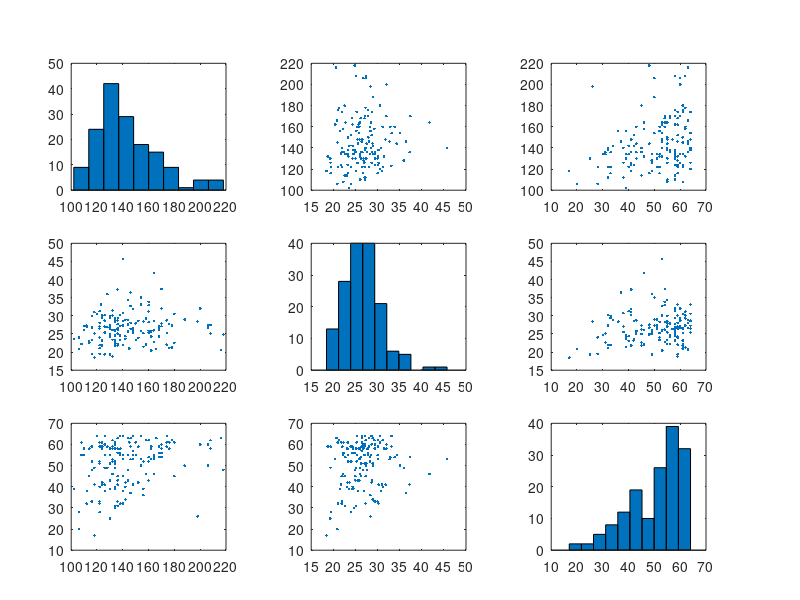

The MATLAB script that drew this image:
clear all;
clc;
load heart; 
size(heart);
hearts=[];
nohearts=[];
%%%%%%%%%%%%%%%%%%%%%%%%%5
for i=1:452
  if(heart(i,5)==1)
    hearts=[hearts;heart(i,:)];
  end
  if(heart(i,5)==0)
    nohearts=[nohearts;heart(i,:)];
  end
end
prision=hearts(:,1);
masita=hearts(:,3);
edad=hearts(:,4);
nosanos=[prision,masita,edad]

prisionNo=nohearts(:,1);
masitaNo=nohearts(:,3);
edadNo=nohearts(:,4);
nosanos=[prision,masita,edad]

plotmatrix(nosanos)


